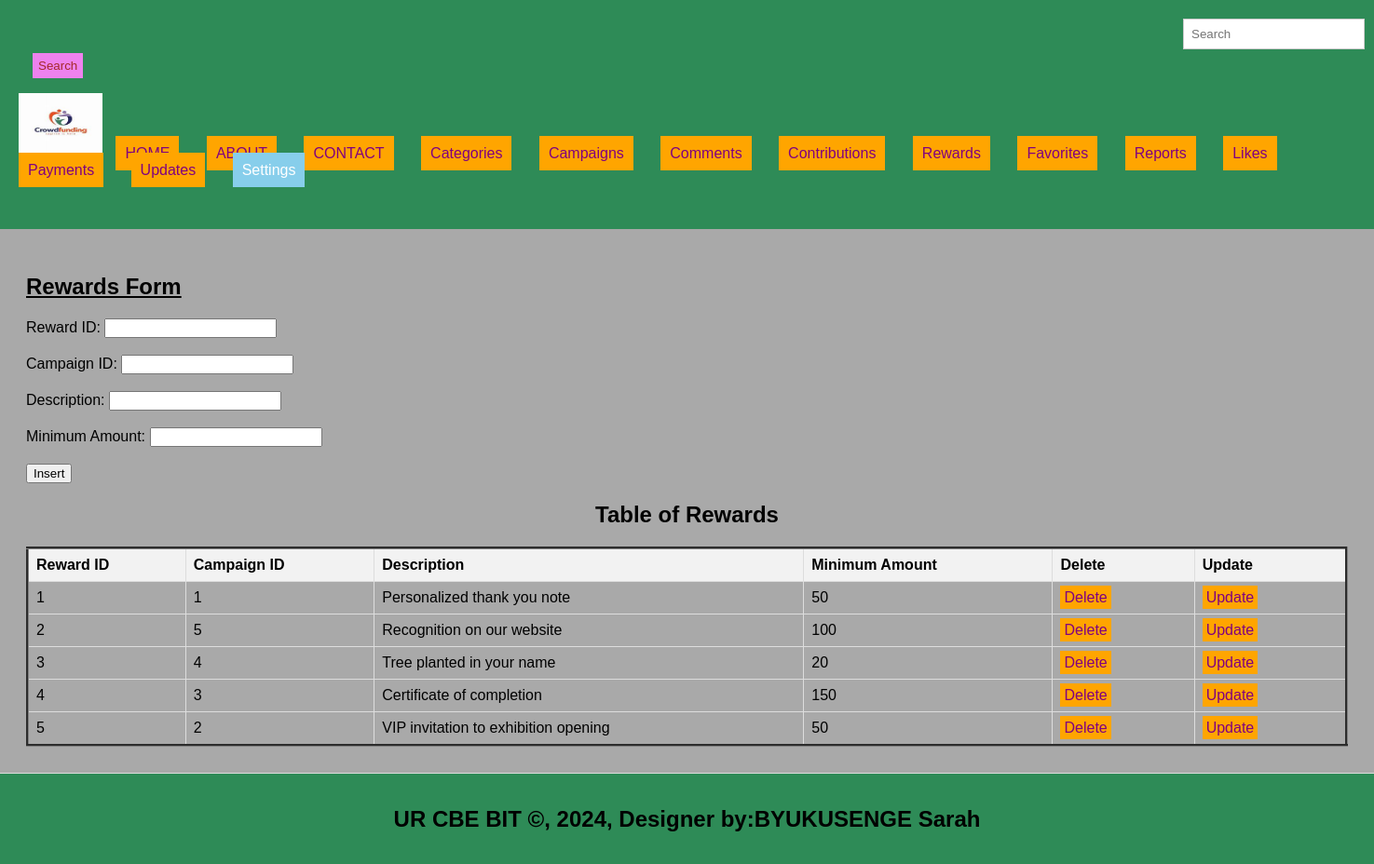
/rewards.php, run on the app's committed database.
### tables this page shows
CREATE TABLE `rewards` (
  `reward_id` int(11) NOT NULL,
  `campaign_id` int(11) DEFAULT NULL,
  `description` varchar(450) DEFAULT NULL,
  `minimum_amount` float DEFAULT NULL
);

### rewards.php (the view, shortened to what this page needs)
<!DOCTYPE html>
<html lang="en">
<head>
  <link rel="stylesheet" type="text/css" href="style.css" title="style 1" media="screen, tv, projection, handheld, print"/>
  </head>
  <header>
<body bgcolor="darkgrey">
  <form method="GET" class="d-flex" role="search" action="search.php">
      <input class="form-control me-2" type="search" placeholder="Search" aria-label="Search" name="query">
      <button class="btn btn-outline-success" type="submit">Search</button>
    </form>
  <ul style="list-style-type: none; padding: 0;">
    <li style="display: inline; margin-right: 10px;">
    <img src="./image/logopictr.jpeg" width="90" height="70" alt="Logo">
  </li>
    <li style="display: inline; margin-right: 10px;"><a href="./home.html">HOME</a></li>
    <li style="display: inline; margin-right: 10px;"><a href="./about.html">ABOUT</a></li>
    <li style="display: inline; margin-right: 10px;"><a href="./contact.html">CONTACT</a></li>
    <li style="display: inline; margin-right: 10px;"><a href="./categories.php">Categories</a></li>
    <li style="display: inline; margin-right: 10px;"><a href="./campaigns.php">Campaigns</a></li>
    <li style="display: inline; margin-right: 10px;"><a href="./comments.php">Comments</a></li>
    <li style="display: inline; margin-right: 10px;"><a href="./contributions.php">Contributions</a></li>
    <li style="display: inline; margin-right: 10px;"><a href="./rewards.php">Rewards</a></li>
    <li style="display: inline; margin-right: 10px;"><a href="./favorites.php">Favorites</a></li>
    <li style="display: inline; margin-right: 10px;"><a href="./reports.php">Reports</a></li>
    <li style="display: inline; margin-right: 10px;"><a href="./likes.php">Likes</a></li>
    <li style="display: inline; margin-right: 10px;"><a href="./payments.php">Payments</a></li>
    <li style="display: inline; margin-right: 10px;"><a href="./updates.php">Updates</a></li>
    <li class="dropdown" style="display: inline; margin-right: 10px;">
      <a href="#" style="padding: 10px; color: white; background-color: skyblue; text-decoration: none; margin-right: 15px;">Settings</a>
    </li><br><br>
  </ul>
</header>
<section>
<h1><u> Rewards Form </u></h1>
<form method="post" onsubmit="return confirmInsert();">
    <label for="reward_id">Reward ID:</label>
    <input type="number" id="reward_id" name="reward_id"><br><br>
    <label for="campaign_id">Campaign ID:</label>
    <input type="number" id="campaign_id" name="campaign_id"><br><br>
    <label for="description">Description:</label>
    <input type="text" id="description" name="description" required><br><br>
    <label for="minimum_amount">Minimum Amount:</label>
    <input type="number" id="minimum_amount" name="minimum_amount"><br><br>
    <input type="submit" name="add" value="Insert">
</form>
<!DOCTYPE html>
<html>
<head>
</head>
<body>
    <center><h2>Table of Rewards</h2></center>
    <table border="3">
        <tr>
            <th>Reward ID</th>
            <th>Campaign ID</th>
            <th>Description</th>
            <th>Minimum Amount</th>
            <th>Delete</th>
            <th>Update</th>
        </tr>
        <?php
        include('db_connection.php');
        $sql = "SELECT * FROM rewards";
        $result = $connection->query($sql);
        if ($result->num_rows > 0) {
            while ($row = $result->fetch_assoc()) {
                $reward_id = $row['reward_id'];
                echo "<tr>
                    <td>" . $row['reward_id'] . "</td>
                    <td>" . $row['campaign_id'] . "</td>
                    <td>" . $row['description'] . "</td>
                    <td>" . $row['minimum_amount'] . "</td>
                    <td><a style='padding:4px' href='delete_rewards.php?reward_id=$reward_id'>Delete</a></td>
                    <td><a style='padding:4px' href='update_rewards.php?reward_id=$reward_id'>Update</a></td>
                </tr>";
            }
        } else {
            echo "<tr><td colspan='4'>No data found</td></tr>";
        }
        ?>
    </table>
</body>
</section>
<footer>
  <center>
    <b><h2>UR CBE BIT &copy, 2024, Designer by:BYUKUSENGE Sarah</h2></b>
  </center>
</footer>
</body>
</html>

### style.css (style rules this page uses)
body { font-family: Arial, sans-serif; margin: 0; padding: 0; }
.form-control { padding: 8px; margin-left: 4px; border: 1px solid #ccc; }
.btn { padding: 6px; background-color: violet; color: brown; border: none; }
.dropdown { position: relative; display: inline; margin-right: 10px; }
body { font-family: Arial,sans-serif; margin:0; padding:0; }
header { background-color:seagreen; padding: 20px; }
.dropdown { position: right; display:right; direction:rtl; }
section { padding:28px; border-bottom: 1px solid #ddd; }
footer { text-align: center; padding: 15px; background-color:seagreen; }

### rewards.php (style rules this page uses)
a { padding: 10px; color: green; background-color: orange; text-decoration: none; margin-right: 15px; }
a:link { color: purple; }
button.btn { margin-left: 15px; margin-top: 4px; }
input.form-control { margin-left: 1250px; padding: 8px; }
table { width: 100%; border-collapse: collapse; }
th, td { border: 1px solid #ddd; padding: 8px; text-align: left; }
th { background-color: #f2f2f2; }

### data on the page
rewards: reward_id "1", campaign "1", description "Personalized thank you note", minimum_amount "50"
rewards: reward_id "2", campaign "5", description "Recognition on our website", minimum_amount "100"
rewards: reward_id "3", campaign "4", description "Tree planted in your name", minimum_amount "20"
rewards: reward_id "4", campaign "3", description "Certificate of completion", minimum_amount "150"
rewards: reward_id "5", campaign "2", description "VIP invitation to exhibition opening", minimum_amount "50"
